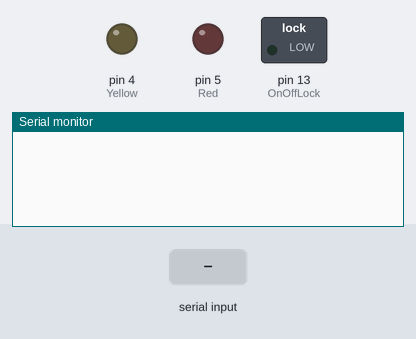
Recording of a sketch running on a simulated Arduino Uno, built with avr-gcc and run on an emulated ATmega328P. Parts: switched loads named in the sketch (green lamp = pin HIGH), output pins drawn as LEDs (lit = HIGH), the last lines printed to the serial monitor. The inputs (shaded band) are chosen by the test bench.

Above: at 1.2 s.
1.3 s: "on\n" received over Serial
At 2.9 s:
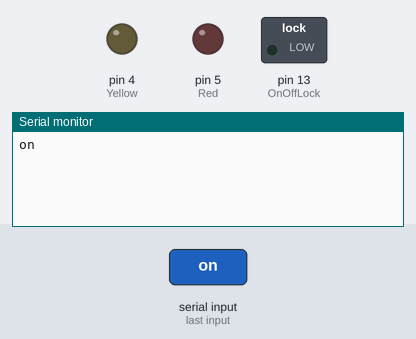
3.8 s: "off\n" received over Serial
At 6.0 s:
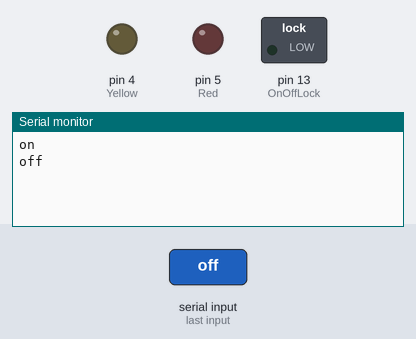
6.3 s: "1\n" received over Serial
At 7.9 s:
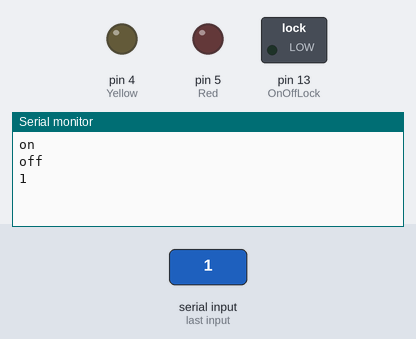

Measured:
- after the input at 1.3 s, the serial monitor: prints a new line after 1.0 s (image 1)
- after the input at 3.8 s, the serial monitor: prints a new line after 1.0 s (image 2)
- after the input at 6.3 s, the serial monitor: prints a new line after 1.0 s (image 3)

The sketch:

sketch_nov12a.ino
```cpp
/*void setup() {
  Serial.begin(9600);
  pinMode(13,OUTPUT);

}

void loop() {
  if(Serial.available()>0)
  {
    char data = Serial.read();
    if (data == 'a')
    {
      digitalWrite(13,HIGH);
    }
    else if(data == 'b')
    {
      digitalWrite(13,LOW);
    }
  }

}*/


/*
void setup() {
Serial.begin(9600);
 pinMode(13, OUTPUT); // put your setup code here, to run once:

 }

void loop() {
  // put your main code here, to run repeatedly:
 if(Serial.available()>0)
   {
      char data= Serial.read(); // reading the data received from the bluetooth module
      switch(data)
      {
        case 'a': digitalWrite(13, HIGH);break; // when a is pressed on the app on your smart phone
        case 'b': digitalWrite(13, LOW);break; // when d is pressed on the app on your smart phone
        default : break;
      }
      Serial.println(data);
   }
   delay(50);
}
*/

int OnOffLock = 13;
int Yellow = 4;
int Red = 5;

void setup() {
  Serial.begin(9600);
  pinMode(OnOffLock,OUTPUT);
  pinMode(Yellow,OUTPUT);
  pinMode(Red,OUTPUT);


}


char c;
String voice;

void loop() {
  if (Serial.available()>0)
  {
    voice="";
    voice=Serial.readString();
    Serial.print(voice+'\n');
  }

  if(voice=="on")
  {
    digitalWrite(OnOffLock,HIGH);
  } else if(voice=="off")
  {
    digitalWrite(OnOffLock,LOW);
  }

}
```
